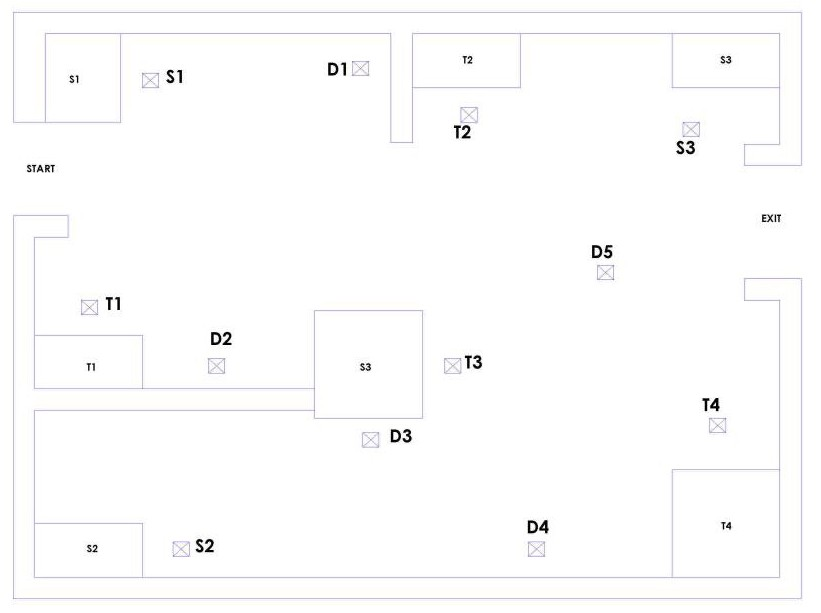
#> input picture Code Python/navigation/map.jpg, 821 x 613 px, given in place of the camera
$ python Cammera.py   (older library calls are emulated)
#> lines starting #> are read from the running program, lines starting #| are printed output that depends on the picture; after the words box and inside, x2 and y2 are one past the last pixel; in counts of white or black regions, pixels touching at a corner belong together
import numpy as np
import cv2

cap = cv2.VideoCapture(2)
x = 0
y = 0

while(True):
    ret, frame = cap.read()
#> frame is the input picture: shape (613, 821, 3); mean B, G, R 252.4, 252.4, 252.5
    gray = cv2.cvtColor(frame,cv2.COLOR_BGR2GRAY)

    Canny = cv2.Canny(gray,100,150)
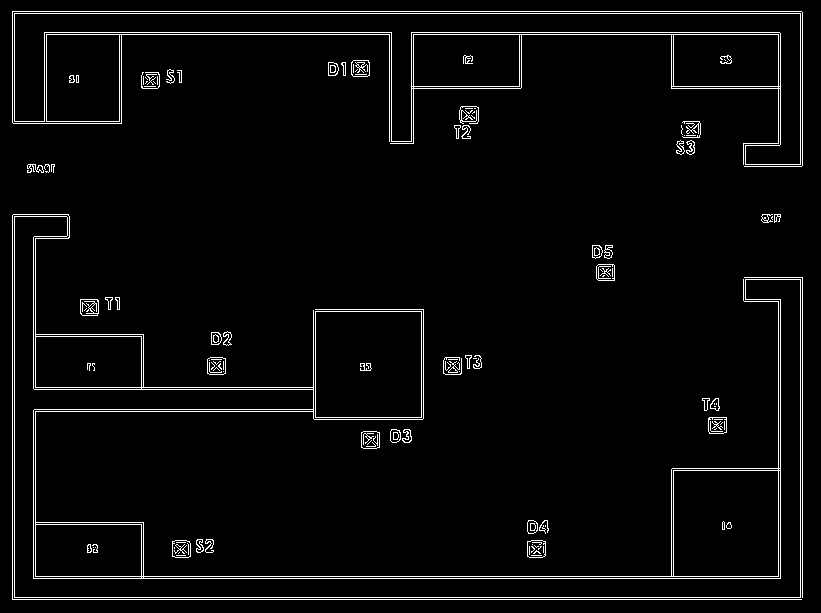
#> Canny: shape (613, 821); 3.6% white in thin lines or dots
    ret,thresh = cv2.threshold(gray,100,255,cv2.THRESH_BINARY_INV)
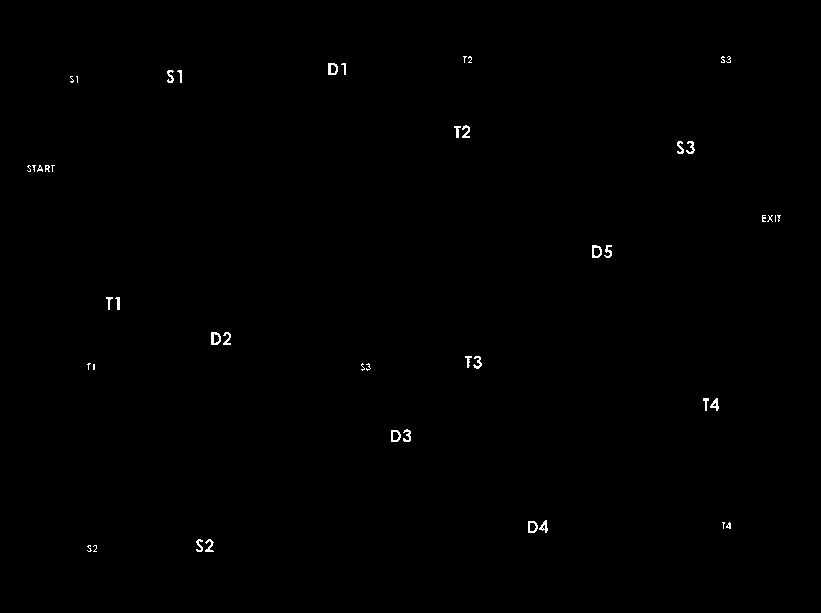
#> thresh: shape (613, 821); 0.32% white in thin lines or dots, all inside (x1, y1, x2, y2) = (27, 56, 781, 552)
    image, contours, hierarchy = cv2.findContours(thresh,cv2.RETR_TREE,cv2.CHAIN_APPROX_SIMPLE)
#> contours = 58 contours, 32 with area under 20; largest, box (x1, y1, x2, y2) and area: (211, 332, 221, 345) 97, (592, 245, 602, 258) 96, (328, 63, 338, 75) 92, (528, 521, 538, 533) 88, (391, 430, 401, 442) 88
    frame = cv2.drawContours(frame, contours, -1, (0,255,0), 1)
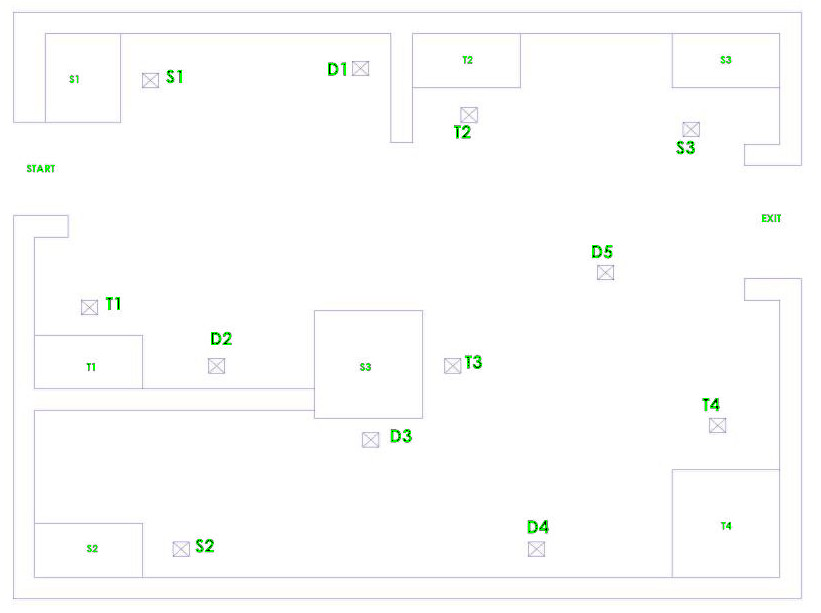
#> frame: shape (613, 821, 3); 0.27% of pixels changed, all inside (x1, y1, x2, y2) = (27, 56, 781, 552)
    x = 0
    y = 0
    cont = contours[0]
#> cont = contour of 12 points, box (x1, y1, x2, y2) (93, 545, 97, 552), area 2
    for i in range(len(cont)):
        x += cont[0][0][0]
        y += cont[0][0][1]
#> this loop made 12 passes
#> (x, y) on passes 1 to 12: (94, 545), (188, 1090), (282, 1635), (376, 2180), (470, 2725), (564, 3270), (658, 3815), (752, 4360), (846, 4905), (940, 5450), (1034, 5995), (1128, 6540)
#> after the loop, x = 1128; y = 6540
    frame = cv2.circle(frame,(x/len(cont),y/len(cont)), 5, (0,0,255), -1)
#> frame: shape (613, 821, 3); 0.02% of pixels changed, all inside (x1, y1, x2, y2) = (89, 540, 100, 551)


    cv2.imshow('threshold',thresh)
    cv2.imshow('Canny',Canny)
    cv2.imshow('frame',frame )


    if cv2.waitKey(1) & 0xFF == ord('q'):
#> (key q is pressed here)
        print(contours)
#> (printed output is left out)
        break

cap.release()
cv2.destroyAllWindows()
